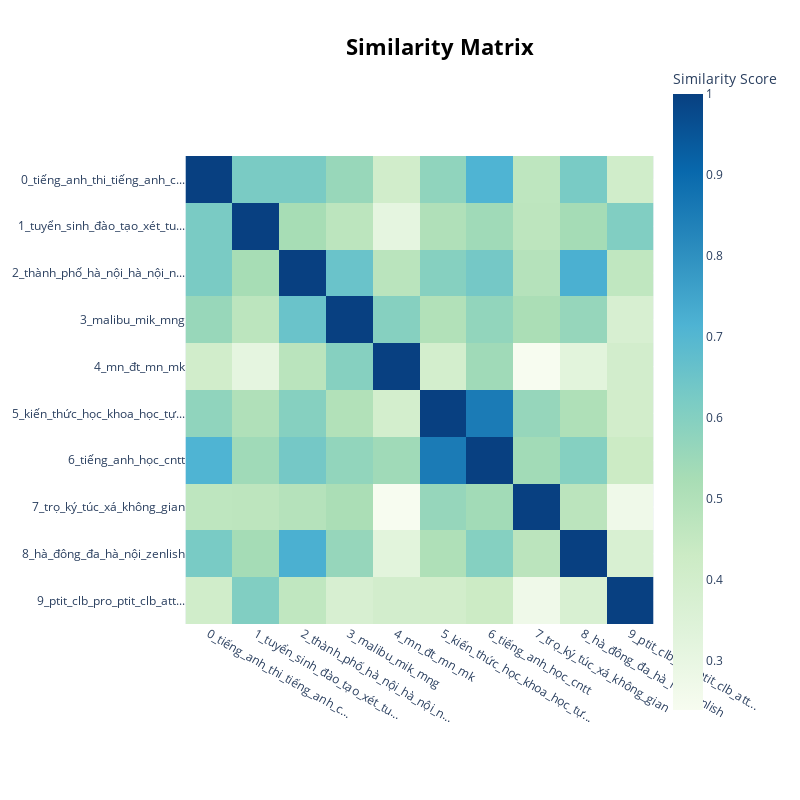

Notebook source saved alongside this figure:
### Code cell
topic_model.visualize_heatmap()

### Figure 1 — Plotly figure (JSON) as saved in the notebook; plotly's stock layout.template omitted (floating-point values rounded to 4 significant figures)
{"data": [{"coloraxis": "coloraxis", "hovertemplate": "x: %{x}<br>y: %{y}<br>Similarity Score: %{z}<extra></extra>", "name": "0", "type": "heatmap", "x": ["0_tiếng_anh_thi_tiếng_anh_c...", "1_tuyển_sinh_đào_tạo_xét_tu...", "2_thành_phố_hà_nội_hà_nội_n...", "3_malibu_mik_mng", "4_mn_đt_mn_mk", "5_kiến_thức_học_khoa_học_tự...", "6_tiếng_anh_học_cntt", "7_trọ_ký_túc_xá_không_gian", "8_hà_đông_đa_hà_nội_zenlish", "9_ptit_clb_pro_ptit_clb_att..."], "xaxis": "x", "y": ["0_tiếng_anh_thi_tiếng_anh_c...", "1_tuyển_sinh_đào_tạo_xét_tu...", "2_thành_phố_hà_nội_hà_nội_n...", "3_malibu_mik_mng", "4_mn_đt_mn_mk", "5_kiến_thức_học_khoa_học_tự...", "6_tiếng_anh_học_cntt", "7_trọ_ký_túc_xá_không_gian", "8_hà_đông_đa_hà_nội_zenlish", "9_ptit_clb_pro_ptit_clb_att..."], "yaxis": "y", "z": [[1.0, 0.6222, 0.6224, 0.5575, 0.4046, 0.5743, 0.7125, 0.4666, 0.6237, 0.409], [0.6222, 1.0, 0.5267, 0.4715, 0.3123, 0.5032, 0.5417, 0.4689, 0.5307, 0.6078], [0.6224, 0.5267, 1, 0.655, 0.4777, 0.5963, 0.6331, 0.4902, 0.7232, 0.4598], [0.5575, 0.4715, 0.655, 1, 0.5967, 0.4985, 0.5703, 0.5161, 0.5625, 0.3786], [0.4046, 0.3123, 0.4777, 0.5967, 1.0, 0.3945, 0.5417, 0.2391, 0.3276, 0.4012], [0.5743, 0.5032, 0.5963, 0.4985, 0.3945, 1.0, 0.8537, 0.5623, 0.5072, 0.4025], [0.7125, 0.5417, 0.6331, 0.5703, 0.5417, 0.8537, 1.0, 0.5369, 0.5993, 0.43], [0.4666, 0.4689, 0.4902, 0.5161, 0.2391, 0.5623, 0.5369, 1.0, 0.4745, 0.2724], [0.6237, 0.5307, 0.7232, 0.5625, 0.3276, 0.5072, 0.5993, 0.4745, 1.0, 0.3734], [0.409, 0.6078, 0.4598, 0.3786, 0.4012, 0.4025, 0.43, 0.2724, 0.3734, 1.0]]}], "layout": {"coloraxis": {"colorbar": {"title": {"text": "Similarity Score"}}, "colorscale": [[0, "rgb(247,252,240)"], [0.125, "rgb(224,243,219)"], [0.25, "rgb(204,235,197)"], [0.375, "rgb(168,221,181)"], [0.5, "rgb(123,204,196)"], [0.625, "rgb(78,179,211)"], [0.75, "rgb(43,140,190)"], [0.875, "rgb(8,104,172)"], [1, "rgb(8,64,129)"]]}, "height": 800, "hoverlabel": {"bgcolor": "white", "font": {"family": "Rockwell", "size": 16}}, "legend": {"title": {"text": "Trend"}}, "margin": {"t": 60}, "showlegend": true, "title": {"font": {"color": "Black", "size": 22}, "text": "<b>Similarity Matrix</b>", "x": 0.55, "xanchor": "center", "y": 0.95, "yanchor": "top"}, "width": 800, "xaxis": {"anchor": "y", "constrain": "domain", "domain": [0, 1], "scaleanchor": "y"}, "yaxis": {"anchor": "x", "autorange": "reversed", "constrain": "domain", "domain": [0, 1]}}}
